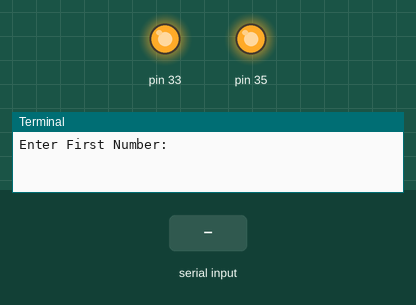
Simulated run of this program. Board: Raspberry Pi (header pin numbers). Parts: output pins drawn as LEDs (lit = HIGH), the last lines printed to the terminal. The test bench sets the inputs (shaded band). At 24.3 s the program stops and its outputs stay as they are.

Above: at 1.2 s.
1.3 s: "1" typed at the terminal, then Enter
2.8 s: "0" typed at the terminal, then Enter
4.3 s: "2" typed at the terminal, then Enter
At 5.1 s:
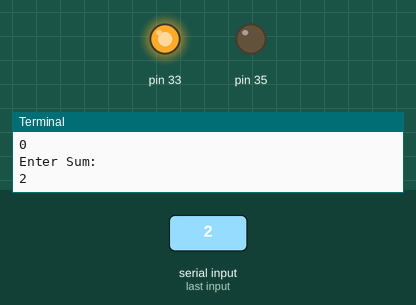
Timing chart, 0 to 25.8 s (numbered marks = the images above; inputs shaded):
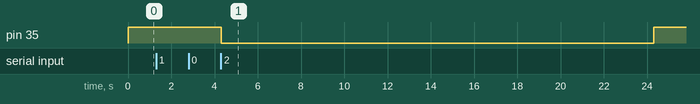

The program:

res.py
```python
from RPi import GPIO
import time
GPIO.setwarnings(False)
GPIO.setmode(GPIO.BOARD)
GPIO.setup(33,GPIO.OUT)
GPIO.setup(35,GPIO.OUT)
GPIO.output(33,GPIO.HIGH)
GPIO.output(35,GPIO.HIGH)
a=input("Enter First Number:")
b=input("Enter Sec number :")
c=input("Enter Sum: ")
d=a+b
if c==d:
    GPIO.output(33,GPIO.LOW)
    time.sleep(20)
    GPIO.output(33,GPIO.HIGH)
else:
    GPIO.output(35,GPIO.LOW)
    time.sleep(20)
    GPIO.output(35,GPIO.HIGH)
```

Measured:
- after the input at 4.3 s, pin 35: HIGH → LOW at once, → HIGH 20.0 s later
